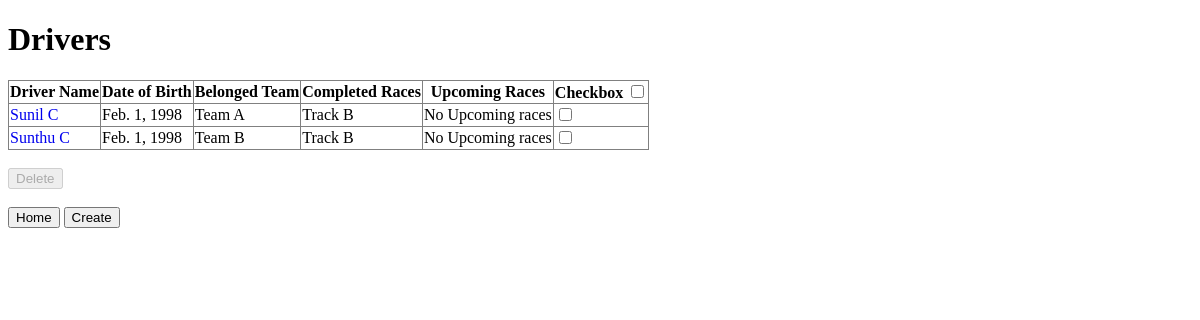
Page /racing/drivers/ on the earlier database version.
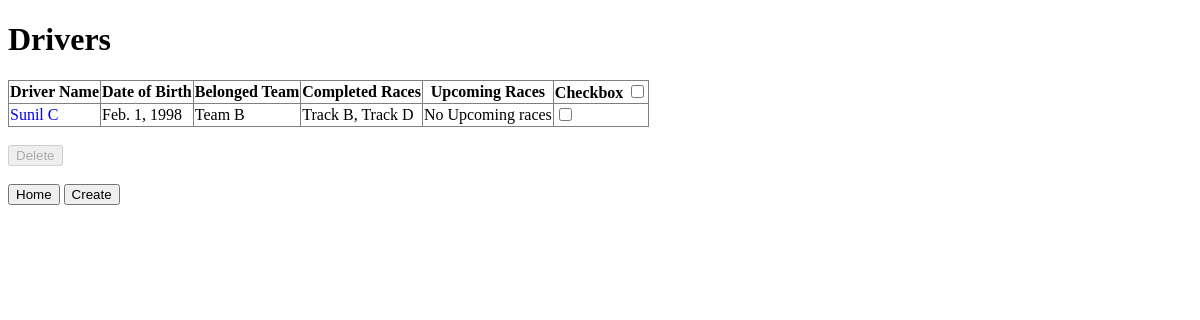
Same page on the later database version.
### racing/models.py (models this page shows, shortened)
class Driver(models.Model):
    first_name = models.CharField(max_length=96)
    last_name = models.CharField(max_length=96)
    date_of_birth = models.DateField(validators=[MaxValueValidator(limit_value=date(2000,12,31))])
    team = models.ForeignKey(Team,on_delete=models.SET_NULL,related_name='drivers',null=True,
    blank=True)
    class Meta:
        constraints = [models.UniqueConstraint(fields=['first_name','last_name'],
        name='unique_driver_name')]
    def completed_races(self):
        return self.races.filter(race_date__lt=date.today())
    def upcoming_races(self):
        return self.races.filter(race_date__gte=date.today())

class Team(models.Model):
    team_name = models.CharField(max_length=256,unique=True)
    city = models.CharField()
    country = models.CharField()
    logo_image = models.ImageField(upload_to='TeamLogos/', validators=[check_logo_size])
    description = models.TextField(max_length=1024, blank=True)

class Race(models.Model):
    track_name = models.CharField(max_length=256, unique=True)
    city = models.CharField()
    country = models.CharField()
    race_date = models.DateField()
    registration_closure_date = models.DateField(null=True, blank=True)
    drivers = models.ManyToManyField(Driver, blank=True, related_name='races')

### racing/views.py (the view)
# urls.py: path('racing/drivers/', views.driver_list, name='driver_list'),
def driver_list(request):
    drivers = Driver.objects.all()
    return render(request, 'drivers/driver_list.html',{'drivers': drivers})

### template/drivers/driver_list.html (shortened to what this page needs)
{% load static %}
<!DOCTYPE html>
<html>
<head>
    <link rel="stylesheet" type="text/css" href="{% static 'css/styles.css' %}">
</head>
<body>
    <h1>Drivers</h1>
    <form method="post" action="{% url 'driver_delete' %}">
        <table border="1">
            <tr>
                <th>Driver Name</th>
                <th>Date of Birth</th>
                <th>Belonged Team</th>
                <th>Completed Races</th>
                <th>Upcoming Races</th>
                <th>Checkbox <input type="checkbox" id="select-all"></th>
            </tr>
            {% for driver in drivers %}
            <tr>
                <td class="name"><a href="{% url 'driver_view' driver.id %}">{{ driver.first_name }} {{ driver.last_name }}</td></a>
                <td>{{ driver.date_of_birth }}</td>
                <td>{{ driver.team.team_name | default:'None' }}</td>
                <td>
                    {% for race in driver.completed_races %}
                        {{ race.track_name }}{% if not forloop.last %}, {% endif %}
                    {% empty %}
                        No Completed races
                    {% endfor %}
                </td>
                <td>
                    {% for race in driver.upcoming_races %}
                        {{ race.track_name }}{% if not forloop.last %}, {% endif %}
                    {% empty %}
                        No Upcoming races
                    {% endfor %}
                </td>
                <td>
                    <input type="checkbox" name="driver_ids" value="{{ driver.id }}">
                </td>
            </tr>
            {% endfor %}
        </table>
    <br>
    <button id="delete-button" type="submit" onclick="return confirm('Are you sure yo want to delete this driver?');">Delete</button>
    </form>
    <br>
    <br>
    <a href="{% url 'home' %}"><button type="button">Home</button></a>
    <a href="{% url 'driver_create' %}"><button type="submit">Create</button></a>
</body>
</html>

Differences in the rows shown:
removed Driver: first_name "Sunthu", last_name "C", date_of_birth "Feb. 1, 1998", team.team_name "Team B", Race (track_name "Track B")
changed Driver "Sunil": team.team_name "Team A" → "Team B"
shown differently, row unchanged: Race "Track B": now shows ","
added Race: track_name "Track D"
